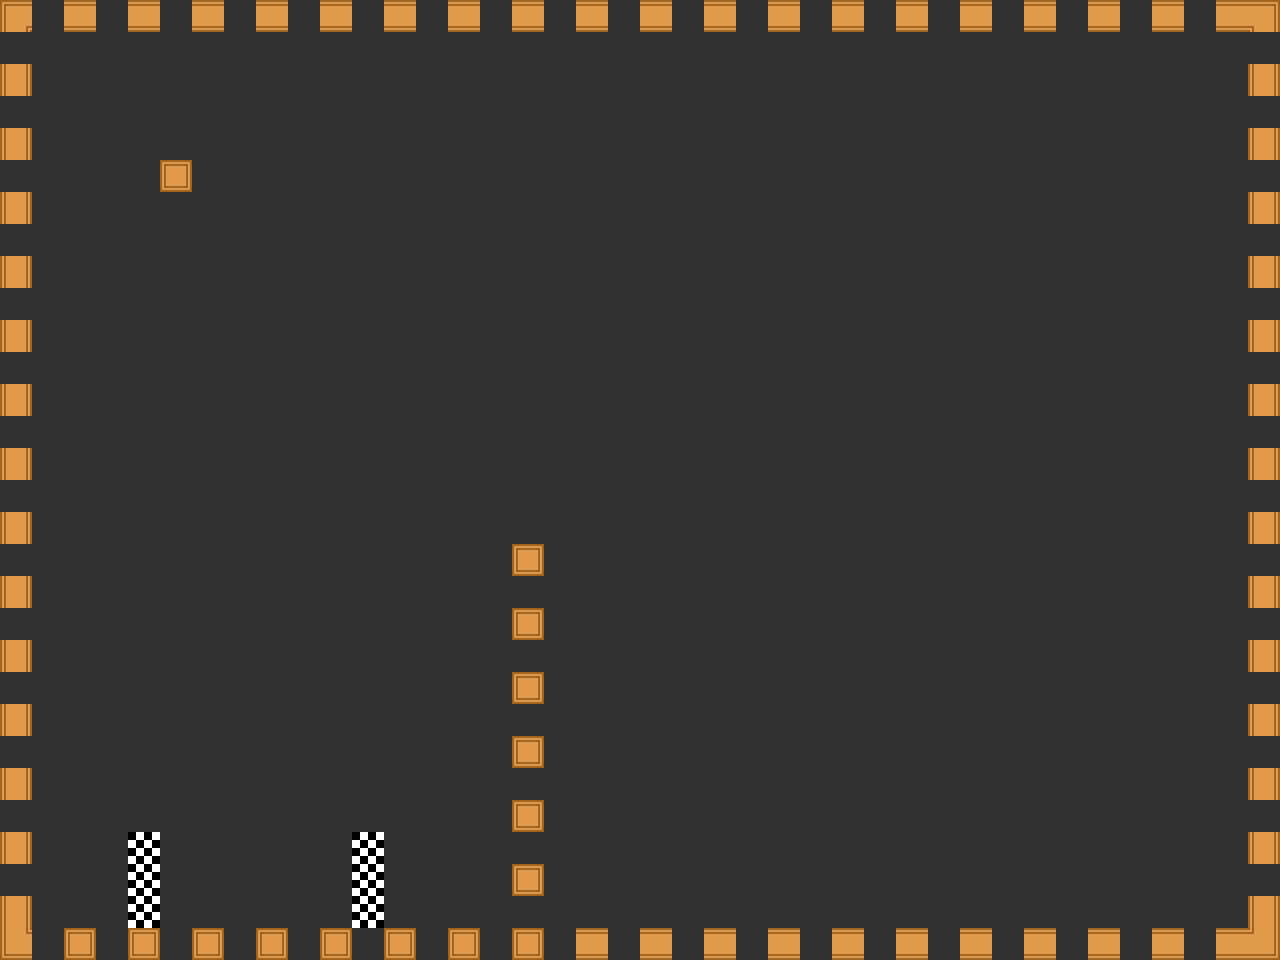

Below is a game level as drawn by its tile map, then a one-line description and the .tmx that defines it (tile-layer data replaced by summaries):
An orthogonal 40x30 tile map with 32x32 px tiles, 1 tile layer (layer_render), 2 tilesets and 17 objects (6x box, 3x screen_size, 2x wall, exit, kamikaze, ...).

<map version="1.0" orientation="orthogonal" width="40" height="30" tilewidth="32" tileheight="32" backgroundcolor="#313131">
 <tileset firstgid="1" name="tileset" tilewidth="32" tileheight="32">
  <image source="../graphics/tileset.png" width="192" height="160" />
 </tileset>
 <tileset firstgid="31" name="entities-tileset" tilewidth="32" tileheight="32">
  <image source="../graphics/entities-tileset.png" trans="55ffff" width="224" height="32" />
 </tileset>
 <layer name="layer_render" width="40" height="30">
  <properties>
   <property name="tileset" value="tileset" />
  </properties>
  <data>[1200 cells, 83 non-empty, 8 distinct tile ids]</data>
 </layer>
 <objectgroup name="objects" width="0" height="0">
  <object name="exit" type="exit" x="640" y="896" width="32" height="32" />
  <object type="kamikaze" gid="36" x="128" y="608" />
  <object type="floor" x="0" y="928" width="1280" height="32" />
  <object type="wall" x="0" y="480" width="32" height="448" />
  <object type="wall" x="512" y="480" width="32" height="448" visible="0" />
  <object type="box" x="352" y="864" width="32" height="32" />
  <object type="box" x="128" y="864" width="32" height="32" />
  <object type="box" x="128" y="896" width="32" height="32" />
  <object type="box" x="352" y="896" width="32" height="32" />
  <object type="box" x="352" y="832" width="32" height="32" />
  <object type="box" x="128" y="832" width="32" height="32" />
  <object name="target zoom" type="target zoom" x="160" y="160" width="11" height="12" />
  <object name="1" type="zoom" x="-480" y="-320" width="1280" height="960" />
 </objectgroup>
 <objectgroup name="level_properties" width="0" height="0" visible="0">
  <object name="gravity" type="gravity" x="0" y="448" width="96" height="32">
   <properties>
    <property name="gx" value="0" />
    <property name="gy" value="9.8" />
   </properties>
  </object>
  <object type="screen_size" x="0" y="480" width="640" height="480" />
  <object type="screen_size" x="640" y="0" width="640" height="480" />
  <object type="screen_size" x="1280" y="480" width="640" height="480" />
 </objectgroup>
</map>